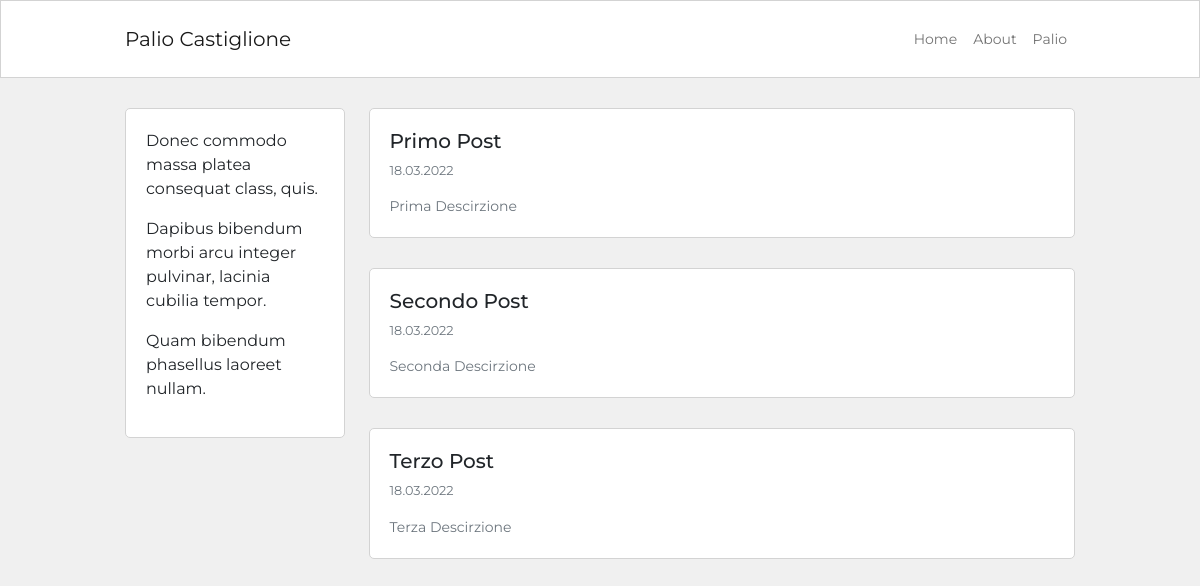
Before: / with the older database file.
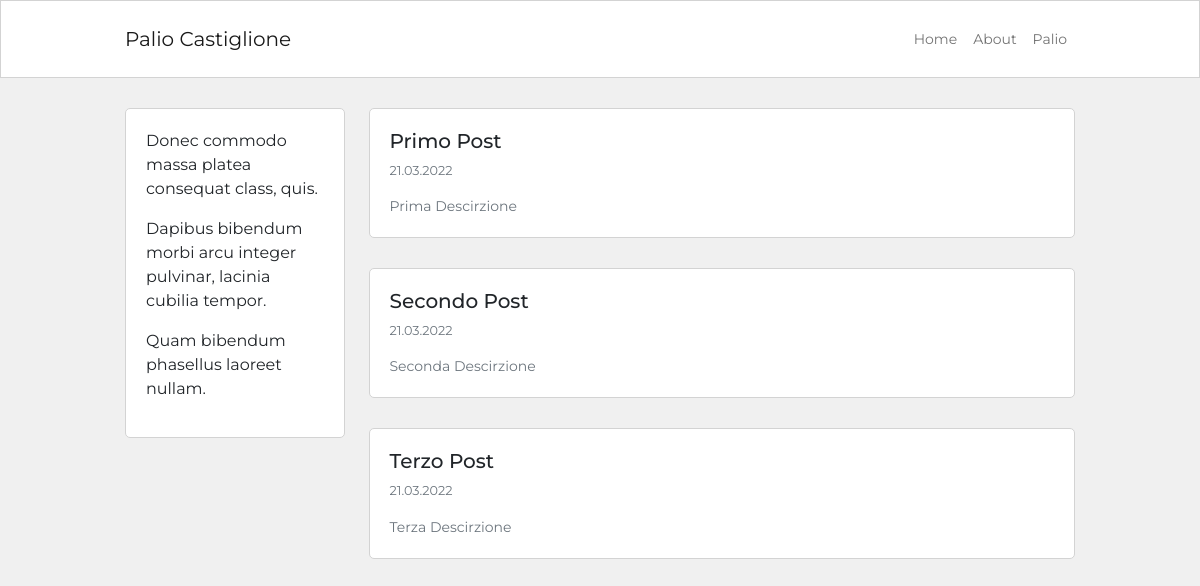
After: the same page with the newer database file.
### blog/models.py (models this page shows, shortened)
class Post (db.Model):
    id = db.Column(db.Integer, primary_key=True)
    user_id = db.Column(db.Integer, db.ForeignKey('user.id'), nullable=False)
    created_at = db.Column(db.DateTime, default=datetime.now)
    title = db.Column(db.String(120), nullable=False)
    description = db.Column(db.String(240))
    body = db.Column(db.Text(), nullable=False)

### blog/routes.py (the view)
@app.route ("/")
def homepage ():
    posts = Post.query.order_by(Post.created_at.desc()).all()
    return render_template ('homepage.html', posts = posts)

### blog/templates/homepage.html (shortened to what this page needs)
{% extends 'base.html' %}
{% block content %}
<div class="container content-container">
    <div class="row no-gutters">
        <div class="col-md-9 order-md-2">
            {% for post in posts %}
            <div class="single-post-home">
                <h5>{{post.title}}</h5>
                <p class="p-small-two text-muted">{{post.created_at.strftime('%d.%m.%Y') }}</p>
                {% if post.description %}
                <p class="p-small-one text-muted mb-0">{{post.description}}</p>
                {% endif %}
            </div>
            {% endfor %}
        </div>
        <div class="col-md-3 order-md-1">
            {% include 'about_snippet.html' %}
        </div>
    </div>
</div>
{% endblock %}

### blog/templates/base.html (shortened to what this page needs)
<!DOCTYPE html>
<html lang="en">
<head>
    <link href="https://cdn.jsdelivr.net/npm/bootstrap@5.1.3/dist/css/bootstrap.min.css" rel="stylesheet"
>
    <link href="{{ url_for ('static', filename='blog.css') }}" rel="stylesheet">
</head>
<nav class="navbar navbar-expand-lg navbar-light nvbar-bg-white ">
    <div class="container navbar-container">
        <a class="navbar-brand" href="{{ url_for ('homepage') }}">Palio Castiglione</a>
        <div class="collapse navbar-collapse" id="navbarSupportedContent">
            <div class="navbar-nav ms-auto">
                <a class="nav-link nav-item" href="{{ url_for ('homepage') }}">Home</a>
                <a class="nav-link nav-item" href="{{ url_for ('about') }}">About</a>
                <a class="nav-link nav-item" href="{{ url_for ('palio') }}">Palio</a>
            </div>
        </div>
    </div>
</nav>
<body>
    {% block content %}
    {% endblock %}
</body>
</html>

### blog/templates/about_snippet.html
<div class="about-snippet-block">
    {{lipsum(n=3, min=5, max=10)}}
</div>

### blog/static/blog.css (style rules this page uses)
body { font-family: Montserrat; background-color: #f0f0f0; }
.content-container { max-width: 950px; margin-top: 30px; margin-bottom: 30px; padding: 0px; }
.nvbar-bg-white { background-color: #fff; border: 1px solid #d3d3d3; }
.navbar-container { max-width: 950px; font-size: 0.875rem; padding: 10px 0px 10px 0px; }
.about-snippet-block { background-color: #fff; border: 1px solid #d3d3d3; border-radius: 5px; padding: 20px; }
.single-post-home { background-color: #fff; border: 1px solid #d3d3d3; border-radius: 5px; padding: 20px; margin-bottom: 30px; }
.p-small-one { font-size: 0.875rem; }
.p-small-two { font-size: 0.800rem; }

Changed rows visible on the page:
changed Post "Primo Post": created_at "18.03.2022" → "21.03.2022"
changed Post "Secondo Post": created_at "18.03.2022" → "21.03.2022"
changed Post "Terzo Post": created_at "18.03.2022" → "21.03.2022"
